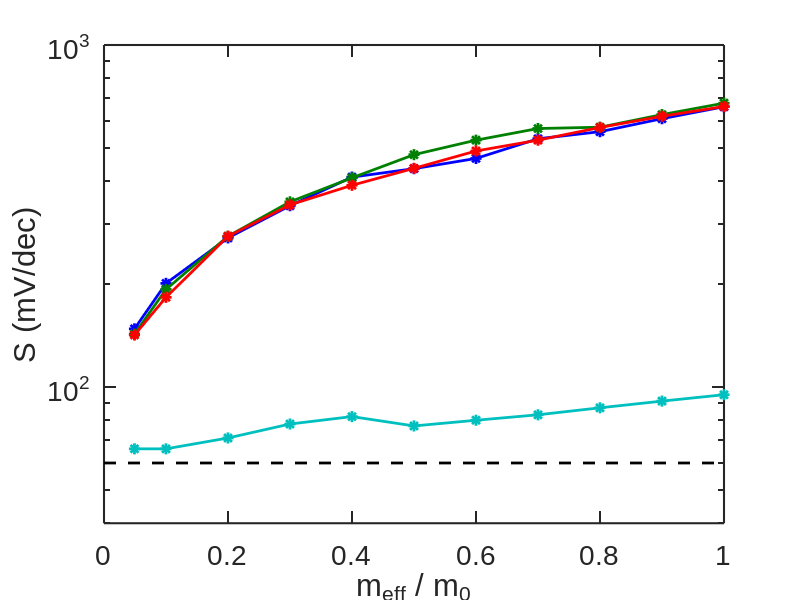

Recreate this plot in MATLAB. (Note: this script raises an error after producing the figure.)
clear;
 
% %%%%%%%%%%%%%%%%%%%%%%%%%%%%%%%% %
% Figure settings for publications %
% %%%%%%%%%%%%%%%%%%%%%%%%%%%%%%%% %
 
% The new defaults will not take effect %if there are any open figures. To
% use them, we close 00_all figures, and then repeat the first example.
close all;
 
% Default settings: Default + Object type + Property
 
% Object type: Line
set(0,'DefaultLineLineWidth',2);
set(0,'DefaultLineMarkerSize',8);
 
% Object type: Axes
set(0,'DefaultAxesFontName','Arial');
set(0,'DefaultAxesFontSize',20);
set(0,'DefaultAxesLineWidth',1.5);
set(0,'DefaultAxesTickLength',[0.02 0.02]);
% set(0,'DefaultAxesUnits','inches');
% set(0,'DefaultAxesOuterPosition', [0 0 7 7]);
% set(0,'DefaultAxesPosition',[1 1 5 4]); 

%%set(0,'DefaultAxesUnits','normalized');
%%set(0,'DefaultAxesOuterPosition', [0 0 1 1]);
%%set(0,'DefaultAxesPosition',[0.15 0.15 0.7 0.7]); 
 
% Object type: Text
set(0,'DefaultTextFontName','Arial');
set(0,'DefaultTextFontSize',20);
set(0,'DefaultTextInterpreter','remove')
% set(0,'DefaultTextFontName','remove');
% set(0,'DefaultTextFontSize','remove');
% set(0,'DefaultTextInterpreter','remove');
	   
map = [0, 0, 1
    0, 0.5, 0
    1, 0, 0
    0, 0.75, 0.75
    0.75, 0, 0.75];

meff = [4.914666977601574E-002, 0.1, 0.2, 0.3, 0.4, 0.5, 0.6, 0.7, 0.8, 0.9, 1.0];

% [ss1,Ion_Ioff1,Ion_I01] = all_fbg;
% [ss2,Ion_Ioff2,Ion_I02] = all_1g;
% [ss3,Ion_Ioff3,Ion_I03] = all_2g;
% [ss4,Ion_Ioff4,Ion_I04] = all_3g;

ss_1 = [148	201	273	339	411	435	466	532	558	609	660]; %1g
ss_2 = [143	193	276	348	409	478	527	570	575	626	676]; %fbg
ss_3 = [142	183	276	341	389	436	490	527	574	619	661]; %2g
ss_4 = [66	66	71	78	82	77	80	83	87	91	95]; %3g


peakgm_1 = [8.19466699568132	2.68652212090282	1.88407039709425	1.49132635371964	1.11551497395430	0.819270433367446	0.608876138781066	0.462009759167033	0.358183355603642	0.283229446391303	0.227905795297670];
peakgm_2 = [6.56710842898489	4.32911051287978	2.77155608070044	1.82261118987913	1.23004299380515	0.862287057168004	0.626785615193749	0.470155137095542	0.362161318967564	0.285279573848478	0.229004238451515];
peakgm_3 = [8.11729819991056	5.40049960040173	3.22417716378462	1.98136106193476	1.28901603826156	0.884632863696214	0.637441370881044	0.478080963273283	0.368253275038886	0.290033936815119	0.232779488914728];
peakgm_4 = [7.12493100690005	3.33112727674868	1.13097680353367	0.487299029492379	0.271904348308143	0.160105069291063	0.104740774897220	0.0762733826119062	0.0564606016992556	0.0425183944020200	0.0325740162512050];

%1g
Ion_Ioff_1 = [4031.6	1650.8	461.80	194.50	102.70	62.800	42.600	31.300	24.300	19.700	16.600];

%fbg
Ion_Ioff_2 = [24732.4982373803	6239.76923714404	1277.31355451252	464.202971114804	223.366067890335	127.905456030455	82.5617202106728	58.1355074708827	43.6896645629989	34.5068033768562	28.3246869119940];

%2g
Ion_Ioff_3 = [10774.6239653963	1385156.39744136	14749453.1443616	3425539.49222802	1231410.94387278	543764.610586909	281821.486014868	172974.447497017	112815.505743345	78601.8072208462	57648.5707729032];

%3g
Ion_Ioff_4 = [1146987.90949530	2197254.06336912	472266.166284892	163110.445671136	72264.5039969750	37353.5155755859	21471.3925156684	13350.1416078799	8822.14771907881	6122.33872733711	4423.43764589452]; 



Ion_I0_1 = [4623.6	1586.2	387.50	152.60	77.200	45.800	30.400	21.800	16.700	13.400	11.100];
Ion_I0_3 = [24440.8522445848	6194.06845345635	1265.94205651496	459.319934930347	220.510055614253	125.872888041107	80.9233509031371	56.7087296205479	42.3866006464409	33.2810259201666	27.1498578189788];
Ion_I0_4 = [11197.6686004983	5400.24873386032	1251.65407639923	459.288611752124	215.011664220271	117.183906430820	70.9898695408488	46.5319810565752	32.4339848929157	23.7527180399030	18.1157234772050];
Ion_I0_2 = [12451.0577870351	3135.16235434541	641.080637961172	232.832506934462	111.984050847760	64.1028338365181	41.3661713672313	29.1210339130064	21.8805222325884	17.2786098292183	14.1808895112000]; 

aux = 1;

%if aux == 1

ss60 = [60	60	60	60	60	60	60	60	60	60	60]; %1g
meff2 = [0.0, 0.1, 0.2, 0.3, 0.4, 0.5, 0.6, 0.7, 0.8, 0.9, 1.0];

figure
semilogy(meff, ss_1,'Color',map(1,:),'Marker', '*');
hold
semilogy(meff, ss_2,'Color',map(2,:),'Marker', '*');
semilogy(meff, ss_3,'Color',map(3,:),'Marker', '*');
semilogy(meff, ss_4,'Color',map(4,:),'Marker', '*');
semilogy(meff2, ss60,'Color','k','LineStyle', '--');

xlabel('m_{eff} / m_0');
ylabel('S (mV/dec)');

axis([0 1 40 1000])

ay = gca;
ay.YTick = [1e1 1e2 1e3 1e4 1e5 1e6 1e7 1e8];


legend({'1G', 'FBG' '2G', '3G'},'Location', 'east'); 
legend('boxoff');
%print('all_ss', '-depsc');
print('Fig_11b', '-depsc');

%end

if aux ==2
figure
semilogy(meff, Ion_Ioff_1,'Color',map(1,:), 'Marker', '*');
hold
semilogy(meff, Ion_Ioff_2,'Color',map(2,:),'Marker', '*');
semilogy(meff, Ion_Ioff_3,'Color',map(3,:),'Marker', '*');
semilogy(meff, Ion_Ioff_4,'Color',map(4,:),'Marker', '*');

xlabel('m_{eff} / m_0');
ylabel('I_{on}/I_{off}');

axis([0 1 1E1 3E7])

ay = gca;
ay.YTick = [1e1 1e2 1e3 1e4 1e5 1e6 1e7 1e8];

legend({'1G', 'FBG' '2G', '3G'});
legend('boxoff');
%print('all_ion_ioff', '-depsc');
end

%if aux == 3
figure
semilogy(meff, Ion_I0_1,'Color',map(1,:), 'Marker', '*');
hold
semilogy(meff, Ion_I0_2,'Color',map(2,:),'Marker', '*');
semilogy(meff, Ion_I0_3,'Color',map(3,:),'Marker', '*');
semilogy(meff, Ion_I0_4,'Color',map(4,:),'Marker', '*');

xlabel('m_{eff} / m_0');
ylabel('I_{on}/I_{off}');

legend({'1G', 'FBG' '2G', '3G'});
legend('boxoff');
%print('all_ion_i0', '-depsc');
print('Fig_11a', '-depsc');
%end

%if aux == 4
figure
semilogy(meff, peakgm_1,'Color',map(1,:), 'Marker', '*');
hold
semilogy(meff, peakgm_2,'Color',map(2,:),'Marker', '*');
semilogy(meff, peakgm_3,'Color',map(3,:),'Marker', '*');
semilogy(meff, peakgm_4,'Color',map(4,:),'Marker', '*');

xlabel('m_{\rm eff}');
ylabel('Peak gm (\muS)');

legend({'1G', 'FBG' '2G', '3G'});
legend('boxoff');
%print('Fig_11c', '-depsc');
%print('all_ion_i0', '-depsc');
%end